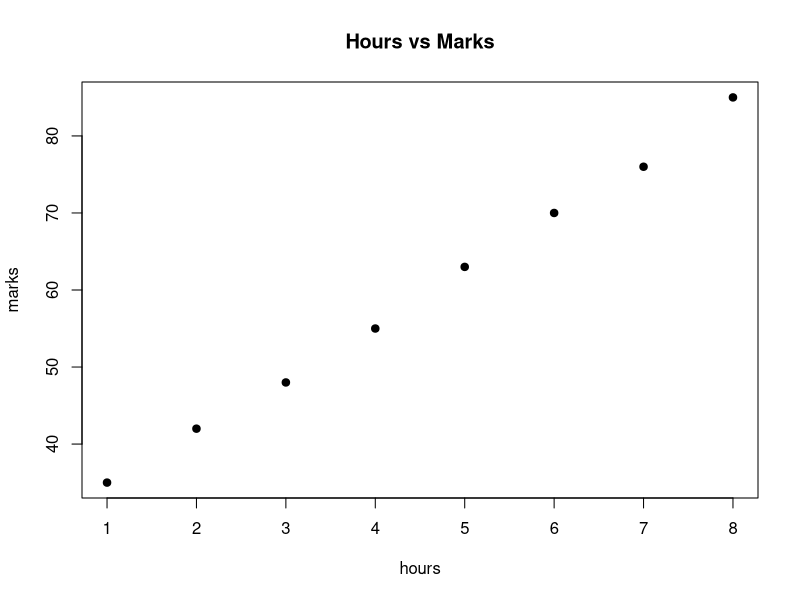

Here is the R script that generated this plot:
hours <- c(1,2,3,4,5,6,7,8)
marks <- c(35,42,48,55,63,70,76,85)
cat("Correlation:",cor(hours,marks),"\n")
plot(hours,marks,pch=19,main="Hours vs Marks")
